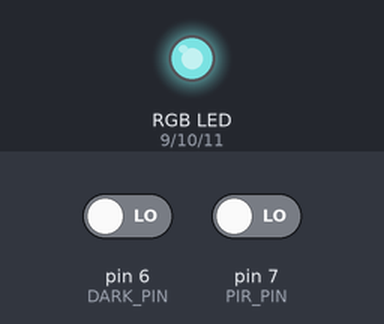
A sketch run on a simulated Arduino Uno, built with avr-gcc and run on an emulated ATmega328P. Parts: an RGB LED mixed from three pins (HIGH = lit). Inputs (shaded band) come from the test bench; at power-on: pin 6 (DARK_PIN) LOW, pin 7 (PIR_PIN) LOW. Dim RGB values are drawn brighter than linear; what the sketch prints to the serial monitor is not drawn.

Above: at 0.4 s.
At 0.9 s:
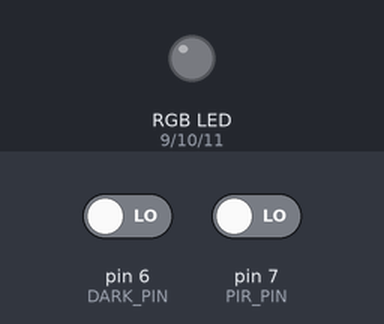
Timing chart, 0 to 2.4 s (numbered marks = the images above):
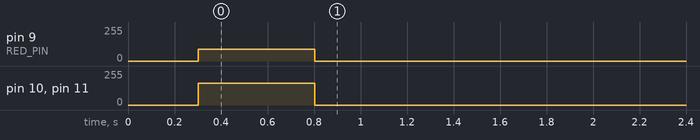

The sketch:

NightLight.ino
```cpp
// (licence header left out)
// Only here for Arduino compatibility.
```

comms.hpp
```cpp
// (licence header left out)
#ifndef NIGHT_LIGHT_COMMS_HPP
#define NIGHT_LIGHT_COMMS_HPP

enum Event {
  MOTION,
  STILLNESS,
  LIGHT,
  DARK
};

extern void commsSetup();
extern void commsSendEvent(Event event);

#endif //NIGHT_LIGHT_COMMS_HPP
```

debug_comms.cpp
```cpp
// (licence header left out)
#include <Arduino.h>
#include "comms.hpp"
#include "config.hpp"

void commsSetup() {
#ifdef HAVE_HWSERIAL0
  Serial.begin(115200);
#endif
}

void commsSendEvent(Event event) {
  switch (event) {
    case MOTION:
      dbg("Motion detected!");
      break;
    case STILLNESS:
      dbg("Motion ended!");
      break;
    case LIGHT:
      dbg("Light!");
      break;
    case DARK:
      dbg("Dark!");
      break;
  }
}
```

lights.cpp
```cpp
// (licence header left out)
#include <Arduino.h>
#include "config.hpp"
#include "lights.hpp"

static double hue2rgb(double p, double q, double t);


void lightsSetup() {
  pinMode(RED_PIN, OUTPUT);
  pinMode(GREEN_PIN, OUTPUT);
  pinMode(BLUE_PIN, OUTPUT);
  pinMode(COLOUR_PIN, INPUT);
}

void lightsOff() {
  analogWrite(RED_PIN,  0);
  analogWrite(GREEN_PIN, 0);
  analogWrite(BLUE_PIN, 0);
}

void lightsUpdate() {
  int sensorValue = analogRead(COLOUR_PIN);

  double h = sensorValue / 1024.0L;
  double s = 0.3L;
  double l = 0.5L;

  double q = l < 0.5 ? l * (1 + s) : l + s - l * s;
  double p = 2 * l - q;
  double r, g, b;

  r = hue2rgb(p, q, h + 1/3.0);
  g = hue2rgb(p, q, h);
  b = hue2rgb(p, q, h - 1/3.0);

#ifdef HAVE_HWSERIAL0
  String msg = "S = ";
  msg = msg + sensorValue + ": h = " + h + ", p = " + p + ", q = " + q + ", r = " + r + ", g = " + g + ", b = " + b;
  Serial.println(msg);
#endif
  analogWrite(RED_PIN,  r * 255);
  analogWrite(GREEN_PIN, g * 255);
  analogWrite(BLUE_PIN, b * 255);
}


static double hue2rgb(double p, double q, double t) {
  if(t < 0) t += 1;
  if(t > 1) t -= 1;
  if(t < 1/6.0) return p + (q - p) * 6 * t;
  if(t < 1/2.0) return q;
  if(t < 2/3.0) return p + (q - p) * (2/3.0 - t) * 6;
  return p;
}
```

lights.hpp
```cpp
// (licence header left out)
#ifndef NIGHT_LIGHT_LIGHTS_HPP
#define NIGHT_LIGHT_LIGHTS_HPP

extern void lightsSetup();
extern void lightsUpdate();
extern void lightsOff();

#endif //NIGHT_LIGHT_LIGHTS_HPP
```

main.cpp
```cpp
// (licence header left out)
#include <Arduino.h>
#include "config.hpp"
#include "lights.hpp"
#include "comms.hpp"
#include "night_light.hpp"

NightLight night_light;

void setup() {
  commsSetup();
  lightsSetup();
  pinMode(DARK_PIN, INPUT);
  pinMode(PIR_PIN, INPUT);

  lightsOff();
  delay(300);
  lightsUpdate();
  delay(500);
  lightsOff();
}


void loop() {

  if (digitalRead(DARK_PIN)) {
    night_light.dark();
  } else {
    night_light.light();
  }
  if (digitalRead(PIR_PIN)) {
    night_light.motion();
  } else {
    night_light.stillness();
  }
  delay(300);
}
```

night_light.cpp
```cpp
// (licence header left out)
#include "config.hpp"
#include "night_light.hpp"
#include "lights.hpp"
#include "comms.hpp"


void NightLight::motion() {
  switch (state) {
    case IDLE:
      commsSendEvent(MOTION);
      state = ACTIVE;
    case ACTIVE:
      lightsUpdate();
      break;
    case DAYTIME: break;
  }
}

void NightLight::stillness() {
  switch (state) {
    case ACTIVE:
      commsSendEvent(STILLNESS);
      state = IDLE;
    case IDLE:
    case DAYTIME:
      lightsOff();
      break;
  }
}

void NightLight::light() {
  switch (state) {
    case IDLE:
      commsSendEvent(LIGHT);
      state = DAYTIME;
    case DAYTIME:
      lightsOff();
      break;
    case ACTIVE: break;
  }
}

void NightLight::dark() {
  switch (state) {
    case IDLE: break;
    case ACTIVE: break;
    case DAYTIME:
      commsSendEvent(DARK);
      state = IDLE;
      break;
  }
}
```

night_light.hpp
```cpp
// (licence header left out)
#ifndef NIGHT_LIGHT_NIGHT_LIGHT_HPP
#define NIGHT_LIGHT_NIGHT_LIGHT_HPP

///
///      +------+
///      |ACTIVE|
///      +^-----+
///       |   |stillness
/// motion|   |
///      +----v+
///      |IDLE |
///      +----^+
///  light|   |
///       |   |dark
///      +v------+
///      |DAYTIME|
///      +-------+
///
class NightLight {

  enum State {
    IDLE,
    DAYTIME,
    ACTIVE,
  };

  State state = IDLE;

public:
  void motion();
  void stillness();
  void light();
  void dark();
};

#endif //NIGHT_LIGHT_NIGHT_LIGHT_HPP
```

config.hpp
```cpp
// (licence header left out)
#ifndef NIGHT_LIGHT_CONFIG_HPP
#define NIGHT_LIGHT_CONFIG_HPP

#ifdef __AVR_ATtinyX4__

// ATTiny84 pins: A=ADC, ~=PWM, 1=arduino pin no.
//
//                              +---+
//                         VCC -+   +- GND
//                           0 -+   +- 10  A      colour IN(ADC)
//                           1 -+   +- 9   A      pir    IN(digital)
//                      ¬RESET -+   +- 8   A      light  IN(digital)
//  green OUT(PWM)         ~ 2 -+   +- 7   A
//   blue OUT(PWM)       A ~ 3 -+   +- 6   A SCL  I2C
//    I2C            SDA A ~ 4 -+   +- 5 ~ A      red    OUT(PWM)
//                              +---+

#define COLOUR_PIN A0
#define PIR_PIN    9
#define DARK_PIN   8

#define RED_PIN    5
#define GREEN_PIN  2
#define BLUE_PIN   3

#elif defined(__AVR_ATtiny84__)

// ATTiny84 pins: A=ADC, ~=PWM, 1=arduino pin no.
//
//                              +---+
//                         VCC -+   +- GND
//                          10 -+   +- 0   A      colour IN(ADC)
//                           9 -+   +- 1   A      pir    IN(digital)
//                      ¬RESET -+   +- 2   A      light  IN(digital)
//  green OUT(PWM)         ~ 8 -+   +- 3   A
//   blue OUT(PWM)       A ~ 7 -+   +- 4   A SCL  I2C
//    I2C            SDA A ~ 6 -+   +- 5 ~ A      red    OUT(PWM)
//                              +---+

#define COLOUR_PIN A0
#define PIR_PIN    1
#define DARK_PIN   2

#define RED_PIN    5
#define GREEN_PIN  8
#define BLUE_PIN   7

#elif defined(__AVR_ATmega328P__)

// Uno
//                                      +-----+
//         +----[PWR]-------------------| USB |--+
//         |                            +-----+  |
//         |         GND/RST2  [ ][ ]            |
//         |       MOSI2/SCK2  [ ][ ]  A5/SCL[ ] |
//         |          5V/MISO2 [ ][ ]  A4/SDA[ ] |
//         |                             AREF[ ] |
//         |                              GND[ ] |
//         | [ ]N/C                    SCK/13[ ] |
//         | [ ]IOREF                 MISO/12[ ] |
//         | [ ]RST                   MOSI/11[ ]~|      blue
//         | [ ]3V3    +---+               10[ ]~|      green
//         | [ ]5v    -| A |-               9[ ]~|      red
//         | [ ]GND   -| R |-               8[ ] |
//         | [ ]GND   -| D |-                    |
//         | [ ]Vin   -| U |-               7[ ] |      pir
//         |          -| I |-               6[ ]~|      light
// colour  | [ ]A0    -| N |-               5[ ]~|
//         | [ ]A1    -| O |-               4[ ] |
//         | [ ]A2     +---+           INT1/3[ ]~|
//         | [ ]A3                     INT0/2[ ] |
//         | [ ]A4/SDA  RST SCK MISO     TX>1[ ] |
//         | [ ]A5/SCL  [ ] [ ] [ ]      RX<0[ ] |
//         |            [ ] [ ] [ ]              |
//         |  UNO_R3    GND MOSI 5V  ____________/
//          \_______________________/

#define COLOUR_PIN A0
#define PIR_PIN 7
#define DARK_PIN 6

#define RED_PIN 9
#define GREEN_PIN 10
#define BLUE_PIN 11

#else
#error "Unable to determine pins to use"
#endif

#if defined(DEBUG) && defined(HAVE_HWSERIAL0)
#define dbg(x) Serial.println(x)
#else
#define dbg(x)
#endif

#endif //NIGHT_LIGHT_CONFIG_HPP
```
